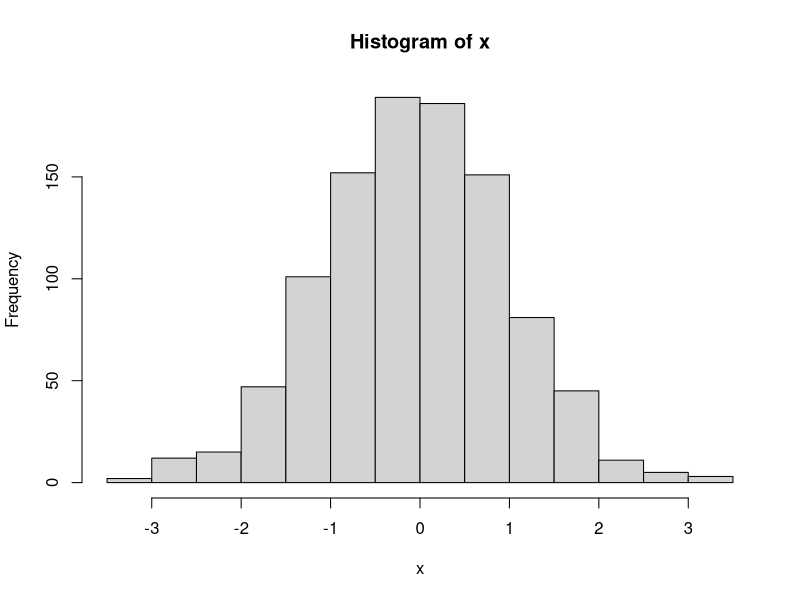
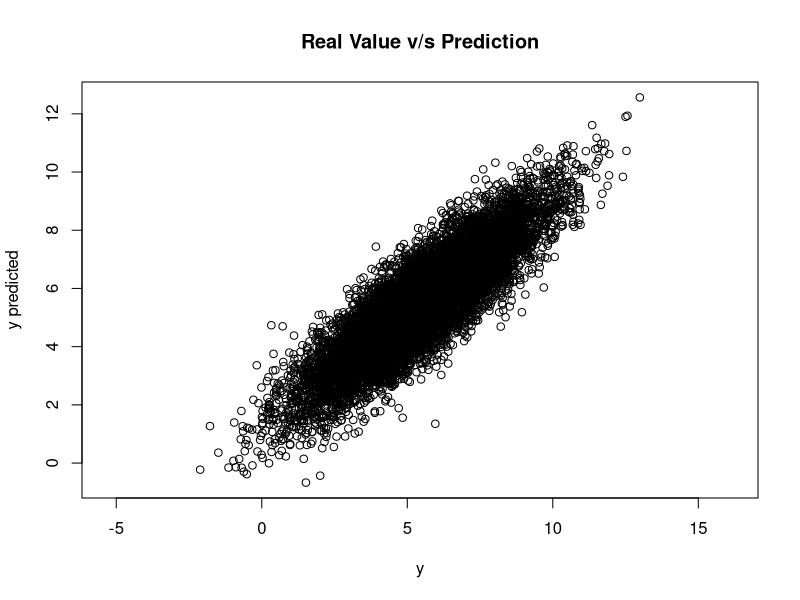

Generate these figures, in order, with R:
## ---- chunk 1
knitr::opts_chunk$set(echo = TRUE)
## ---- chunk 2
x <- rnorm(1000)
hist(x)
## ---- chunk 3
var1 = 5+1
print(var1)
## ---- chunk 4
a = 4
b = 8
a+b
a*b
a/b
## ---- chunk 5
for (i in 1:10){
  cat("iteración número", i, "\n")
}
## ---- chunk 6
a=6
b=5
if (a>b){
  print("Hola Mundo")
}

## ---- chunk 7
funciondelauxALCUADRADO <- function(a){
  c = a**a
  return(c)
}
funciondelauxALCUADRADO(2)
## ---- chunk 8
set.seed(27)
y = 11:20
mi_df <- data.frame(x = 1:10,
                    y,
                    w = sample(c("Grupo 1", "Grupo 2"), 10, replace = TRUE))

print(mi_df)
mi_df$z<-3:12
print(mi_df)
print(mi_df[2,1])
print(mi_df[2,"x"])
#Devuelve una lista
print(mi_df["x"])
#devuelve un vector
print(mi_df$x)
#devuelve un df filtrado
subset(mi_df, w=="Grupo 2")
## ---- chunk 9

# Definir DataFrame con columnas x1, x2 y e

# Semilla
set.seed(12)

# Columnas N(0,1)
x1 <- rnorm(30, 10, 5)
x2 <- rnorm(30, 10, 5)
e  <- rnorm(30)

# Dataframe
df <- data.frame(x1, x2, e)
## ---- chunk 10
# Definir b0, b1 y b2
b0 <- 1/2
b1 <- 1/4
b2 <- 1/4

# Definir df$y = b0 + b1*df$x1 + b2*df$x2 + df$e
df$y <- b0 + b1*df$x1 + b2*df$x2 + df$e
## ---- chunk 11
# myreg <- lm()
myreg <- lm(y ~ x1 + x2, df)

#summary(myreg)
summary(myreg)
## ---- chunk 12

# definir dataframe con columnas x1, x2 y e 

# Semilla
set.seed(12)

# Columnas N(0,1)
x1 <- rnorm(10000, 10, 5)
x2 <- rnorm(10000, 10, 5)
e  <- rnorm(10000)

# Dataframe
df <- data.frame(x1, x2, e)

# Definir df$y = b0 + b1*df$x1 + b2*df$x2 + df$e
df$y <- b0 + b1*df$x1 + b2*df$x2 + df$e

# myreg <- lm()
myreg <- lm(y ~ x1 + x2, df)

#summary(myreg)
summary(myreg)
## ---- chunk 13

ypred <- predict(myreg)
plot(df$y, ypred,main="Real Value v/s Prediction",xlab="y",ylab="y predicted", asp = c(1,1))
